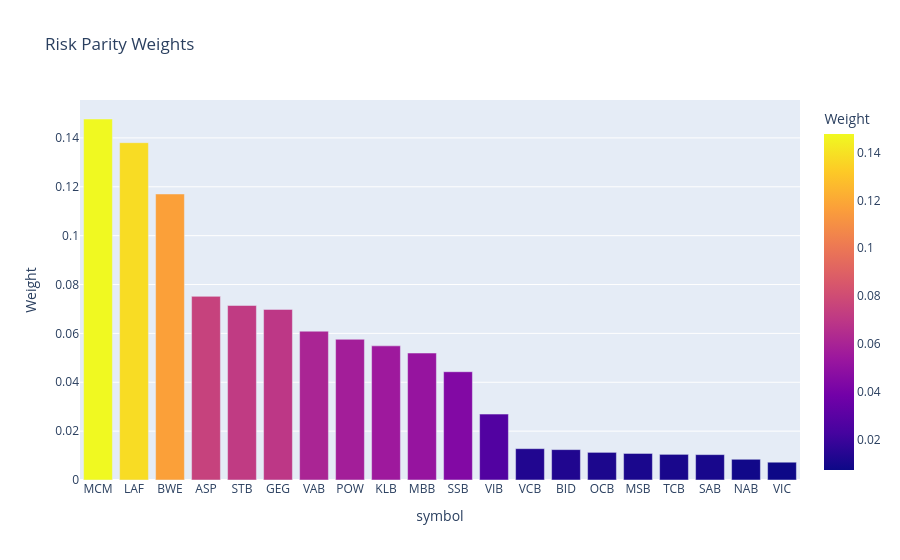
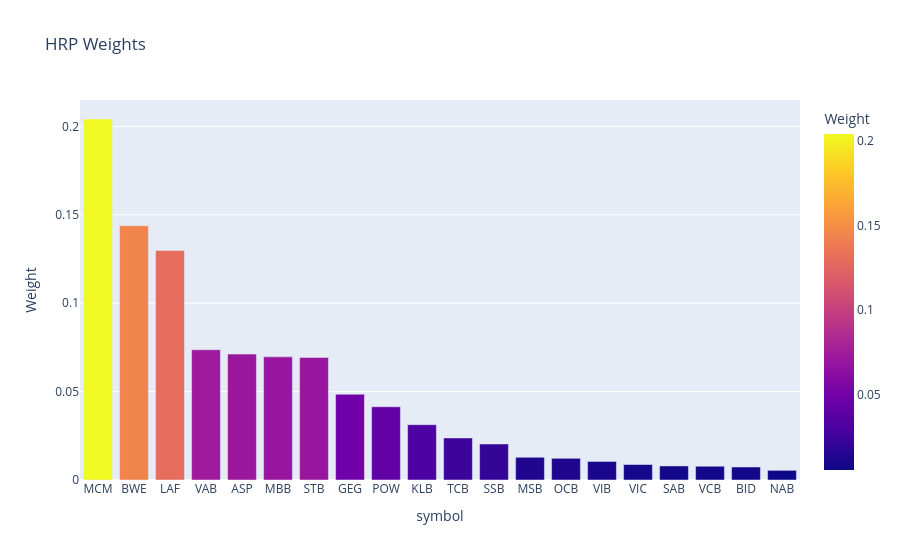
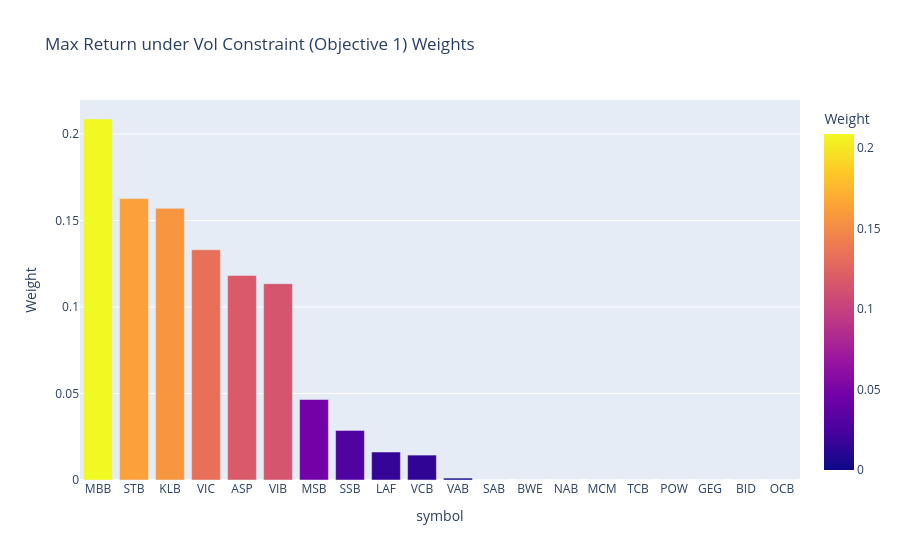

The notebook cell these images were saved under, in order:
### Code cell
# Cell: Visualize Allocations
display(weight_bar_chart(weights_table["risk_parity"], title="Risk Parity Weights"))
display(weight_bar_chart(weights_table["hrp"], title="HRP Weights"))
display(weight_bar_chart(weights_table["max_ret_under_risk"], title="Max Return under Vol Constraint (Objective 1) Weights"))

### Figure 1 — Plotly figure (JSON) as saved in the notebook; plotly's stock layout.template omitted (floating-point values rounded to 4 significant figures)
{"data": [{"hovertemplate": "symbol=%{x}<br>Weight=%{marker.color}<extra></extra>", "legendgroup": "", "marker": {"color": [0.1477, 0.1381, 0.1171, 0.07516, 0.07143, 0.06982, 0.0609, 0.05759, 0.0549, 0.05196, 0.04431, 0.02697, 0.01282, 0.01243, 0.01131, 0.01087, 0.0105, 0.01039, 0.008484, 0.007281], "coloraxis": "coloraxis", "pattern": {"shape": ""}}, "name": "", "orientation": "v", "showlegend": false, "textposition": "auto", "type": "bar", "x": ["MCM", "LAF", "BWE", "ASP", "STB", "GEG", "VAB", "POW", "KLB", "MBB", "SSB", "VIB", "VCB", "BID", "OCB", "MSB", "TCB", "SAB", "NAB", "VIC"], "xaxis": "x", "y": [0.1477, 0.1381, 0.1171, 0.07516, 0.07143, 0.06982, 0.0609, 0.05759, 0.0549, 0.05196, 0.04431, 0.02697, 0.01282, 0.01243, 0.01131, 0.01087, 0.0105, 0.01039, 0.008484, 0.007281], "yaxis": "y"}], "layout": {"autosize": true, "barmode": "relative", "coloraxis": {"colorbar": {"title": {"text": "Weight"}}, "colorscale": [[0, "#0d0887"], [0.1111, "#46039f"], [0.2222, "#7201a8"], [0.3333, "#9c179e"], [0.4444, "#bd3786"], [0.5556, "#d8576b"], [0.6667, "#ed7953"], [0.7778, "#fb9f3a"], [0.8889, "#fdca26"], [1, "#f0f921"]]}, "legend": {"tracegroupgap": 0}, "title": {"text": "Risk Parity Weights"}, "xaxis": {"anchor": "y", "autorange": true, "domain": [0, 1], "range": [-0.5, 19.5], "title": {"text": "symbol"}, "type": "category"}, "yaxis": {"anchor": "x", "autorange": true, "domain": [0, 1], "range": [0, 0.1555], "title": {"text": "Weight"}, "type": "linear"}}}

### Figure 2 — Plotly figure (JSON) as saved in the notebook; plotly's stock layout.template omitted (floating-point values rounded to 4 significant figures)
{"data": [{"hovertemplate": "symbol=%{x}<br>Weight=%{marker.color}<extra></extra>", "legendgroup": "", "marker": {"color": [0.2042, 0.1438, 0.1298, 0.07367, 0.07123, 0.06965, 0.06933, 0.04849, 0.04144, 0.03128, 0.0238, 0.02038, 0.01286, 0.01227, 0.01049, 0.008754, 0.007947, 0.007778, 0.007362, 0.005458], "coloraxis": "coloraxis", "pattern": {"shape": ""}}, "name": "", "orientation": "v", "showlegend": false, "textposition": "auto", "type": "bar", "x": ["MCM", "BWE", "LAF", "VAB", "ASP", "MBB", "STB", "GEG", "POW", "KLB", "TCB", "SSB", "MSB", "OCB", "VIB", "VIC", "SAB", "VCB", "BID", "NAB"], "xaxis": "x", "y": [0.2042, 0.1438, 0.1298, 0.07367, 0.07123, 0.06965, 0.06933, 0.04849, 0.04144, 0.03128, 0.0238, 0.02038, 0.01286, 0.01227, 0.01049, 0.008754, 0.007947, 0.007778, 0.007362, 0.005458], "yaxis": "y"}], "layout": {"autosize": true, "barmode": "relative", "coloraxis": {"colorbar": {"title": {"text": "Weight"}}, "colorscale": [[0, "#0d0887"], [0.1111, "#46039f"], [0.2222, "#7201a8"], [0.3333, "#9c179e"], [0.4444, "#bd3786"], [0.5556, "#d8576b"], [0.6667, "#ed7953"], [0.7778, "#fb9f3a"], [0.8889, "#fdca26"], [1, "#f0f921"]]}, "legend": {"tracegroupgap": 0}, "title": {"text": "HRP Weights"}, "xaxis": {"anchor": "y", "autorange": true, "domain": [0, 1], "range": [-0.5, 19.5], "title": {"text": "symbol"}, "type": "category"}, "yaxis": {"anchor": "x", "autorange": true, "domain": [0, 1], "range": [0, 0.2149], "title": {"text": "Weight"}, "type": "linear"}}}

### Figure 3 — Plotly figure (JSON) as saved in the notebook; plotly's stock layout.template omitted (floating-point values rounded to 4 significant figures)
{"data": [{"hovertemplate": "symbol=%{x}<br>Weight=%{marker.color}<extra></extra>", "legendgroup": "", "marker": {"color": [0.2087, 0.1627, 0.157, 0.1331, 0.1183, 0.1135, 0.04653, 0.02868, 0.01618, 0.0144, 0.001096, 2.875e-16, 1.881e-16, 9.571e-17, 3.633e-17, 1.914e-17, 2.697e-18, 0.0, 0.0, 0.0], "coloraxis": "coloraxis", "pattern": {"shape": ""}}, "name": "", "orientation": "v", "showlegend": false, "textposition": "auto", "type": "bar", "x": ["MBB", "STB", "KLB", "VIC", "ASP", "VIB", "MSB", "SSB", "LAF", "VCB", "VAB", "SAB", "BWE", "NAB", "MCM", "TCB", "POW", "GEG", "BID", "OCB"], "xaxis": "x", "y": [0.2087, 0.1627, 0.157, 0.1331, 0.1183, 0.1135, 0.04653, 0.02868, 0.01618, 0.0144, 0.001096, 2.875e-16, 1.881e-16, 9.571e-17, 3.633e-17, 1.914e-17, 2.697e-18, 0.0, 0.0, 0.0], "yaxis": "y"}], "layout": {"autosize": true, "barmode": "relative", "coloraxis": {"colorbar": {"title": {"text": "Weight"}}, "colorscale": [[0, "#0d0887"], [0.1111, "#46039f"], [0.2222, "#7201a8"], [0.3333, "#9c179e"], [0.4444, "#bd3786"], [0.5556, "#d8576b"], [0.6667, "#ed7953"], [0.7778, "#fb9f3a"], [0.8889, "#fdca26"], [1, "#f0f921"]]}, "legend": {"tracegroupgap": 0}, "title": {"text": "Max Return under Vol Constraint (Objective 1) Weights"}, "xaxis": {"anchor": "y", "autorange": true, "domain": [0, 1], "range": [-0.5, 19.5], "title": {"text": "symbol"}, "type": "category"}, "yaxis": {"anchor": "x", "autorange": true, "domain": [0, 1], "range": [0, 0.2197], "title": {"text": "Weight"}, "type": "linear"}}}
